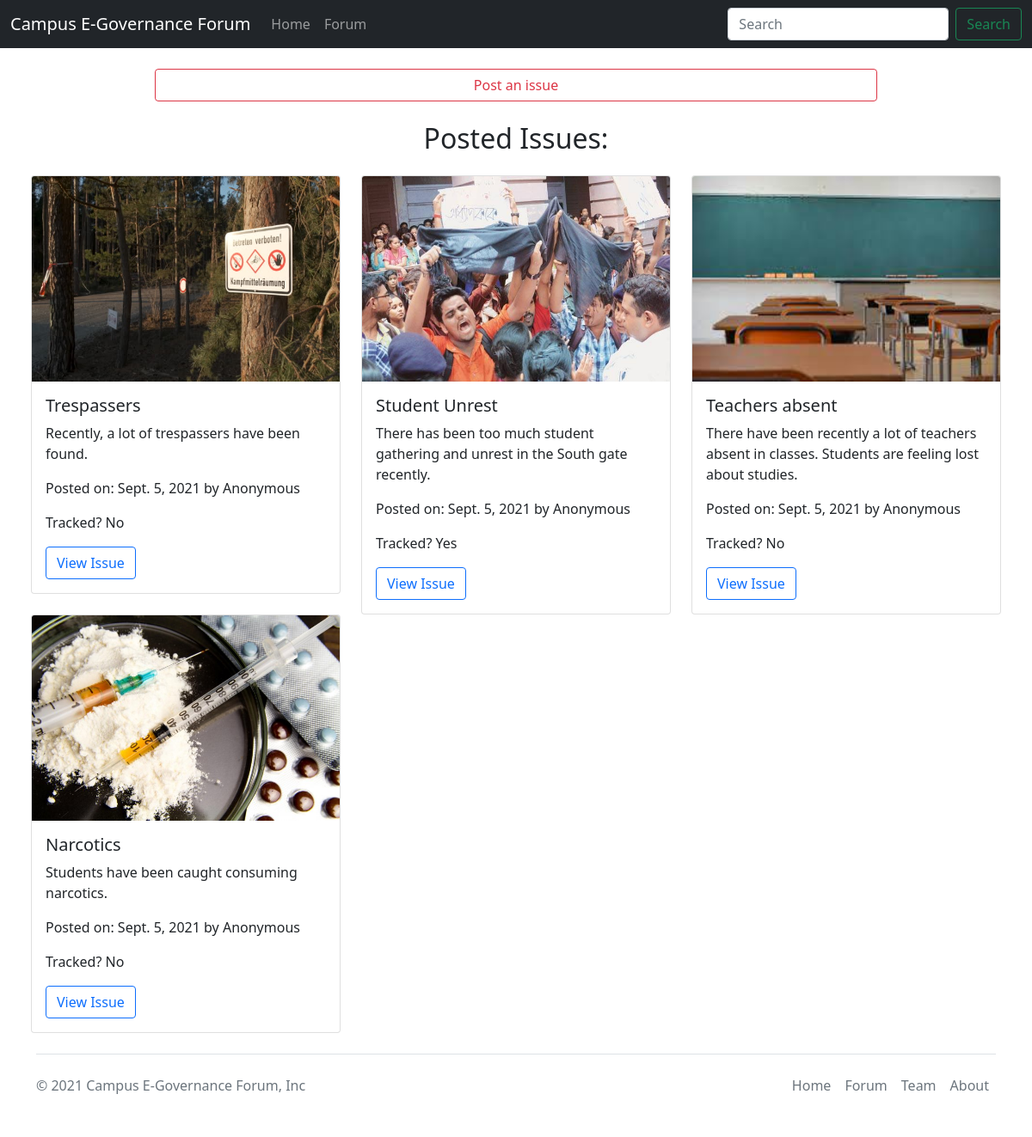
The app's page /forum/ with its own data.
### forum/models.py (models this page shows, shortened)
class Issue(models.Model):
    subject = models.CharField(max_length=100, default="(Not available)")
    summary = models.TextField(max_length=200, default="(Not available)")
    description = models.TextField(max_length=750, default="(Not available)")
    image = models.ImageField(upload_to='forum/images', default="")
    tracked = models.BooleanField(choices=((True, 'Yes'), (False, 'No')), default=False)
    status = models.TextField(max_length=300, default="")
    date = models.DateField(auto_now_add=True)
    author = models.CharField(max_length=50, default="Anonymous")
    slug = models.SlugField(unique=True, max_length=100)

### forum/views.py (the view)
# urls.py: path('', views.index),
def index(request):
    params = {'issues': Issue.objects.all()}
    return render(request, 'forum/index.html', params)

### forum/templates/forum/index.html (shortened to what this page needs)
{% extends 'forum/base.html' %}
{% block body %}
<center><a href="#" class="btn btn-outline-danger my-4" style="width: 70%;">Post an issue</a></center>
<h2 align="center">Posted Issues:</h2>
<div class="row my-4 mx-4">
    {% for i in issues|slice:":" %}
    <div class="col-sm-4">
      <div class="card">
        <img src="/media/{{ i.image }}" class="card-img-top img-fluid" alt="..." style="aspect-ratio: 3/2;">
            <div class="card-body">
              <h5 class="card-title">{{ i.subject }}</h5>
              <p class="card-text">{{ i.summary }}</p>
              <p class="card-text">Posted on: {{ i.date }} by {{ i.author }}</p>
              <p class="card-text">Tracked? {{ i.tracked|yesno:"Yes,No" }}</p>
              <a href="{{i.slug}}" class="btn btn-outline-primary">View Issue</a>
            </div>
      </div>
    </div>
    {% endfor %}
  </div>
{% endblock %}

### forum/templates/forum/base.html (shortened to what this page needs)
<!doctype html>
<html lang="en">
  <head>
    <link href="https://cdn.jsdelivr.net/npm/bootstrap@5.1.0/dist/css/bootstrap.min.css" rel="stylesheet">
  </head>
  <body>
    <nav class="navbar sticky-top navbar-expand-lg navbar-dark bg-dark">
        <div class="container-fluid">
          <a class="navbar-brand" href="/">Campus E-Governance Forum</a>
          <div class="collapse navbar-collapse" id="navbarSupportedContent">
            <ul class="navbar-nav me-auto mb-2 mb-lg-0">
              <li class="nav-item">
                <a class="nav-link" aria-current="page" href="/">Home</a>
              </li>
              <li class="nav-item">
                <a class="nav-link" href="/forum/">Forum</a>
              </li>
            </ul>
            <form class="d-flex">
              <input class="form-control me-2" type="search" placeholder="Search" aria-label="Search">
              <button class="btn btn-outline-success" type="submit">Search</button>
            </form>
          </div>
        </div>
      </nav>
    {% block body %}{% endblock %}
    <div class="container">
        <footer class="d-flex flex-wrap justify-content-between align-items-center py-3 my-4 border-top">
          <p class="col-md-4 mb-0 text-muted">&copy; 2021 Campus E-Governance Forum, Inc</p>
          <a href="/" class="col-md-4 d-flex align-items-center justify-content-center mb-3 mb-md-0 me-md-auto link-dark text-decoration-none">
            <svg class="bi me-2" width="40" height="32"><use xlink:href="#bootstrap"/></svg>
          </a>
          <ul class="nav col-md-4 justify-content-end">
            <li class="nav-item"><a href="/" class="nav-link px-2 text-muted">Home</a></li>
            <li class="nav-item"><a href="/forum/" class="nav-link px-2 text-muted">Forum</a></li>
            <li class="nav-item"><a href="/team/" class="nav-link px-2 text-muted">Team</a></li>
            <li class="nav-item"><a href="/about/" class="nav-link px-2 text-muted">About</a></li>
          </ul>
        </footer>
      </div>
  </body>
</html>

### records on screen
Issue: image (picture), subject "Trespassers", summary "Recently, a lot of trespassers have been found.", date "Sept. 5, 2021", author "Anonymous", tracked "No"
Issue: image (picture), subject "Student Unrest", summary "There has been too much student gathering and unrest in the South gate recently.", date "Sept. 5, 2021", author "Anonymous", tracked "Yes"
Issue: image (picture), subject "Teachers absent", summary "There have been recently a lot of teachers absent in classes. Students are feeling lost about studies.", date "Sept. 5, 2021", author "Anonymous", tracked "No"
Issue: image (picture), subject "Narcotics", summary "Students have been caught consuming narcotics.", date "Sept. 5, 2021", author "Anonymous", tracked "No"
